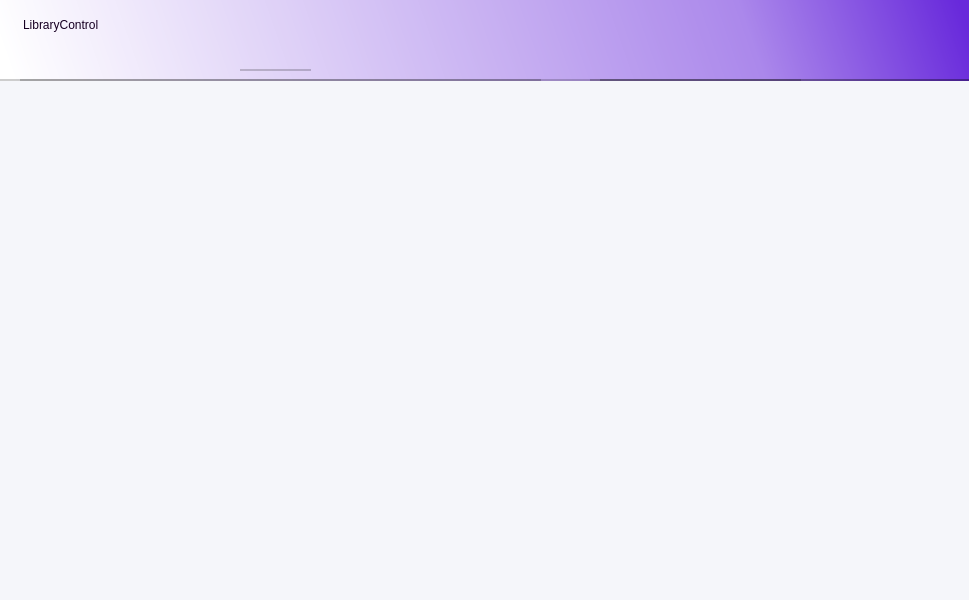
<?xml version="1.0" encoding="UTF-8"?>
<ui version="4.0">
 <class>MainWindow</class>
 <widget class="QMainWindow" name="MainWindow">
  <property name="geometry">
   <rect>
    <x>0</x>
    <y>0</y>
    <width>969</width>
    <height>600</height>
   </rect>
  </property>
  <property name="minimumSize">
   <size>
    <width>0</width>
    <height>0</height>
   </size>
  </property>
  <property name="windowTitle">
   <string>MainWindow</string>
  </property>
  <property name="styleSheet">
   <string notr="true">background-color: #F5F6FA;</string>
  </property>
  <widget class="QWidget" name="centralwidget">
   <widget class="QWidget" name="barra" native="true">
    <property name="geometry">
     <rect>
      <x>0</x>
      <y>0</y>
      <width>971</width>
      <height>81</height>
     </rect>
    </property>
    <property name="styleSheet">
     <string notr="true">background-color:qlineargradient(spread:pad, x1:1, y1:0.528, x2:0, y2:0.557, stop:0 rgba(104, 41, 219, 255), stop:0.227273 rgba(171, 136, 235, 255), stop:1 rgba(255, 255, 255, 255));
border: solid,black,  2px;
border-bottom: 2px solid rgba(0,0,0,50);</string>
    </property>
    <widget class="QLabel" name="titulo">
     <property name="geometry">
      <rect>
       <x>20</x>
       <y>-30</y>
       <width>521</width>
       <height>111</height>
      </rect>
     </property>
     <property name="styleSheet">
      <string notr="true">font: 75 20pt &quot;Berlin Sans FB Demi&quot;;
background-color: none;
color: rgb(23, 0, 35);</string>
     </property>
     <property name="text">
      <string>LibraryControl</string>
     </property>
    </widget>
    <widget class="QLabel" name="imagen">
     <property name="geometry">
      <rect>
       <x>240</x>
       <y>10</y>
       <width>71</width>
       <height>61</height>
      </rect>
     </property>
     <property name="styleSheet">
      <string notr="true">image: url(:/prefijoNuevo/online-library.png);
background-color: none;
color: rgb(47, 0, 71);</string>
     </property>
     <property name="text">
      <string/>
     </property>
    </widget>
    <widget class="QLabel" name="saludo">
     <property name="geometry">
      <rect>
       <x>590</x>
       <y>-30</y>
       <width>521</width>
       <height>111</height>
      </rect>
     </property>
     <property name="whatsThis">
      <string>&lt;html&gt;&lt;head/&gt;&lt;body&gt;&lt;p&gt;&lt;br/&gt;&lt;/p&gt;&lt;/body&gt;&lt;/html&gt;</string>
     </property>
     <property name="styleSheet">
      <string notr="true">font: 75 15pt &quot;Berlin Sans FB Demi&quot;;
background-color: none;
color: rgb(23, 0, 35);</string>
     </property>
     <property name="text">
      <string/>
     </property>
    </widget>
    <widget class="QLabel" name="rol">
     <property name="geometry">
      <rect>
       <x>600</x>
       <y>20</y>
       <width>201</width>
       <height>61</height>
      </rect>
     </property>
     <property name="whatsThis">
      <string>&lt;html&gt;&lt;head/&gt;&lt;body&gt;&lt;p&gt;&lt;br/&gt;&lt;/p&gt;&lt;/body&gt;&lt;/html&gt;</string>
     </property>
     <property name="styleSheet">
      <string notr="true">font: 15pt &quot;Poor Richard&quot;;
background-color: none;
color: rgb(23, 0, 35);</string>
     </property>
     <property name="text">
      <string/>
     </property>
    </widget>
   </widget>
  </widget>
  <widget class="QMenuBar" name="menubar">
   <property name="geometry">
    <rect>
     <x>0</x>
     <y>0</y>
     <width>969</width>
     <height>21</height>
    </rect>
   </property>
  </widget>
  <widget class="QStatusBar" name="statusbar"/>
 </widget>
 <resources>
  <include location="../logo.qrc"/>
 </resources>
 <connections/>
</ui>
